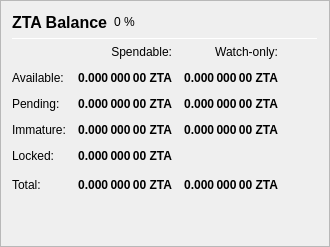
                   <widget class="QFrame" name="frame_Balances">
                    <property name="frameShape">
                     <enum>QFrame::StyledPanel</enum>
                    </property>
                    <property name="frameShadow">
                     <enum>QFrame::Raised</enum>
                    </property>
                    <layout class="QVBoxLayout" name="verticalLayout_4">
                     <item>
                      <layout class="QHBoxLayout" name="horizontalLayout_4">
                       <item>
                        <widget class="QLabel" name="label_5">
                         <property name="minimumSize">
                          <size>
                           <width>0</width>
                           <height>20</height>
                          </size>
                         </property>
                         <property name="font">
                          <font>
                           <pointsize>12</pointsize>
                           <weight>75</weight>
                           <bold>true</bold>
                          </font>
                         </property>
                         <property name="text">
                          <string>ZTA Balance</string>
                         </property>
                        </widget>
                       </item>
                       <item>
                        <widget class="QLabel" name="labelEROTICAPercent">
                         <property name="text">
                          <string notr="true">0 %</string>
                         </property>
                        </widget>
                       </item>
                       <item>
                        <spacer name="horizontalSpacer_3">
                         <property name="orientation">
                          <enum>Qt::Horizontal</enum>
                         </property>
                         <property name="sizeHint" stdset="0">
                          <size>
                           <width>40</width>
                           <height>20</height>
                          </size>
                         </property>
                        </spacer>
                       </item>
                      </layout>
                     </item>
                     <item>
                      <widget class="Line" name="line_Balance">
                       <property name="minimumSize">
                        <size>
                         <width>0</width>
                         <height>1</height>
                        </size>
                       </property>
                       <property name="maximumSize">
                        <size>
                         <width>16777215</width>
                         <height>1</height>
                        </size>
                       </property>
                       <property name="orientation">
                        <enum>Qt::Horizontal</enum>
                       </property>
                      </widget>
                     </item>
                     <item>
                      <layout class="QGridLayout" name="gridLayout">
                       <property name="spacing">
                        <number>12</number>
                       </property>
                       <item row="0" column="1">
                        <widget class="QLabel" name="labelSpendable">
                         <property name="text">
                          <string>Spendable:</string>
                         </property>
                         <property name="alignment">
                          <set>Qt::AlignRight|Qt::AlignTrailing|Qt::AlignVCenter</set>
                         </property>
                        </widget>
                       </item>
                       <item row="0" column="2">
                        <widget class="QLabel" name="labelWatchonly">
                         <property name="text">
                          <string>Watch-only:</string>
                         </property>
                         <property name="alignment">
                          <set>Qt::AlignRight|Qt::AlignTrailing|Qt::AlignVCenter</set>
                         </property>
                        </widget>
                       </item>
                       <item row="1" column="0">
                        <widget class="QLabel" name="labelBalanceText">
                         <property name="text">
                          <string>Available:</string>
                         </property>
                        </widget>
                       </item>
                       <item row="1" column="1">
                        <widget class="QLabel" name="labelBalance">
                         <property name="font">
                          <font>
                           <weight>75</weight>
                           <bold>true</bold>
                          </font>
                         </property>
                         <property name="cursor">
                          <cursorShape>IBeamCursor</cursorShape>
                         </property>
                         <property name="toolTip">
                          <string>Your current spendable balance</string>
                         </property>
                         <property name="text">
                          <string notr="true">0.000 000 00 ZTA</string>
                         </property>
                         <property name="alignment">
                          <set>Qt::AlignRight|Qt::AlignTrailing|Qt::AlignVCenter</set>
                         </property>
                         <property name="textInteractionFlags">
                          <set>Qt::LinksAccessibleByMouse|Qt::TextSelectableByKeyboard|Qt::TextSelectableByMouse</set>
                         </property>
                        </widget>
                       </item>
                       <item row="1" column="2">
                        <widget class="QLabel" name="labelWatchAvailable">
                         <property name="font">
                          <font>
                           <weight>75</weight>
                           <bold>true</bold>
                          </font>
                         </property>
                         <property name="cursor">
                          <cursorShape>IBeamCursor</cursorShape>
                         </property>
                         <property name="toolTip">
                          <string>Your current balance in watch-only addresses</string>
                         </property>
                         <property name="text">
                          <string notr="true">0.000 000 00 ZTA</string>
                         </property>
                         <property name="alignment">
                          <set>Qt::AlignRight|Qt::AlignTrailing|Qt::AlignVCenter</set>
                         </property>
                         <property name="textInteractionFlags">
                          <set>Qt::LinksAccessibleByMouse|Qt::TextSelectableByKeyboard|Qt::TextSelectableByMouse</set>
                         </property>
                        </widget>
                       </item>
                       <item row="2" column="0">
                        <widget class="QLabel" name="labelPendingText">
                         <property name="text">
                          <string>Pending:</string>
                         </property>
                        </widget>
                       </item>
                       <item row="2" column="1">
                        <widget class="QLabel" name="labelUnconfirmed">
                         <property name="font">
                          <font>
                           <weight>75</weight>
                           <bold>true</bold>
                          </font>
                         </property>
                         <property name="cursor">
                          <cursorShape>IBeamCursor</cursorShape>
                         </property>
                         <property name="toolTip">
                          <string>Total of transactions that have yet to be confirmed, and do not yet count toward the spendable balance</string>
                         </property>
                         <property name="text">
                          <string notr="true">0.000 000 00 ZTA</string>
                         </property>
                         <property name="alignment">
                          <set>Qt::AlignRight|Qt::AlignTrailing|Qt::AlignVCenter</set>
                         </property>
                         <property name="textInteractionFlags">
                          <set>Qt::LinksAccessibleByMouse|Qt::TextSelectableByKeyboard|Qt::TextSelectableByMouse</set>
                         </property>
                        </widget>
                       </item>
                       <item row="2" column="2">
                        <widget class="QLabel" name="labelWatchPending">
                         <property name="font">
                          <font>
                           <weight>75</weight>
                           <bold>true</bold>
                          </font>
                         </property>
                         <property name="cursor">
                          <cursorShape>IBeamCursor</cursorShape>
                         </property>
                         <property name="toolTip">
                          <string>Unconfirmed transactions to watch-only addresses</string>
                         </property>
                         <property name="text">
                          <string notr="true">0.000 000 00 ZTA</string>
                         </property>
                         <property name="alignment">
                          <set>Qt::AlignRight|Qt::AlignTrailing|Qt::AlignVCenter</set>
                         </property>
                         <property name="textInteractionFlags">
                          <set>Qt::LinksAccessibleByMouse|Qt::TextSelectableByKeyboard|Qt::TextSelectableByMouse</set>
                         </property>
                        </widget>
                       </item>
                       <item row="3" column="0">
                        <widget class="QLabel" name="labelImmatureText">
                         <property name="text">
                          <string>Immature:</string>
                         </property>
                        </widget>
                       </item>
                       <item row="3" column="1">
                        <widget class="QLabel" name="labelImmature">
                         <property name="font">
                          <font>
                           <weight>75</weight>
                           <bold>true</bold>
                          </font>
                         </property>
                         <property name="cursor">
                          <cursorShape>IBeamCursor</cursorShape>
                         </property>
                         <property name="toolTip">
                          <string>Staked or masternode rewards that has not yet matured</string>
                         </property>
                         <property name="text">
                          <string notr="true">0.000 000 00 ZTA</string>
                         </property>
                         <property name="alignment">
                          <set>Qt::AlignRight|Qt::AlignTrailing|Qt::AlignVCenter</set>
                         </property>
                         <property name="textInteractionFlags">
                          <set>Qt::LinksAccessibleByMouse|Qt::TextSelectableByKeyboard|Qt::TextSelectableByMouse</set>
                         </property>
                        </widget>
                       </item>
                       <item row="3" column="2">
                        <widget class="QLabel" name="labelWatchImmature">
                         <property name="font">
                          <font>
                           <weight>75</weight>
                           <bold>true</bold>
                          </font>
                         </property>
                         <property name="cursor">
                          <cursorShape>IBeamCursor</cursorShape>
                         </property>
                         <property name="toolTip">
                          <string>Staked or masternode rewards in watch-only addresses that has not yet matured</string>
                         </property>
                         <property name="text">
                          <string notr="true">0.000 000 00 ZTA</string>
                         </property>
                         <property name="alignment">
                          <set>Qt::AlignRight|Qt::AlignTrailing|Qt::AlignVCenter</set>
                         </property>
                         <property name="textInteractionFlags">
                          <set>Qt::LinksAccessibleByMouse|Qt::TextSelectableByKeyboard|Qt::TextSelectableByMouse</set>
                         </property>
                        </widget>
                       </item>
                       <item row="4" column="0">
                        <widget class="QLabel" name="labelLockedBalanceText">
                         <property name="toolTip">
                          <string>Locked ZTA or Masternode collaterals. These are excluded from zZTA minting.</string>
                         </property>
                         <property name="text">
                          <string>Locked:</string>
                         </property>
                        </widget>
                       </item>
                       <item row="4" column="1">
                        <widget class="QLabel" name="labelLockedBalance">
                         <property name="font">
                          <font>
                           <weight>75</weight>
                           <bold>true</bold>
                          </font>
                         </property>
                         <property name="cursor">
                          <cursorShape>IBeamCursor</cursorShape>
                         </property>
                         <property name="toolTip">
                          <string>Locked ZTA or Masternode collaterals. These are excluded from zZTA minting.</string>
                         </property>
                         <property name="text">
                          <string notr="true">0.000 000 00 ZTA</string>
                         </property>
                         <property name="alignment">
                          <set>Qt::AlignRight|Qt::AlignTrailing|Qt::AlignVCenter</set>
                         </property>
                         <property name="textInteractionFlags">
                          <set>Qt::LinksAccessibleByMouse|Qt::TextSelectableByKeyboard|Qt::TextSelectableByMouse</set>
                         </property>
                        </widget>
                       </item>
                       <item row="5" column="0">
                        <widget class="QLabel" name="labelTotalText">
                         <property name="toolTip">
                          <string>Your current ZTA balance, unconfirmed and immature transactions included</string>
                         </property>
                         <property name="text">
                          <string>Total:</string>
                         </property>
                        </widget>
                       </item>
                       <item row="5" column="1">
                        <widget class="QLabel" name="labelTotal">
                         <property name="font">
                          <font>
                           <weight>75</weight>
                           <bold>true</bold>
                          </font>
                         </property>
                         <property name="cursor">
                          <cursorShape>IBeamCursor</cursorShape>
                         </property>
                         <property name="toolTip">
                          <string>Your current ZTA balance, unconfirmed and immature transactions included</string>
                         </property>
                         <property name="text">
                          <string notr="true">0.000 000 00 ZTA</string>
                         </property>
                         <property name="alignment">
                          <set>Qt::AlignRight|Qt::AlignTrailing|Qt::AlignVCenter</set>
                         </property>
                         <property name="textInteractionFlags">
                          <set>Qt::LinksAccessibleByMouse|Qt::TextSelectableByKeyboard|Qt::TextSelectableByMouse</set>
                         </property>
                        </widget>
                       </item>
                       <item row="5" column="2">
                        <widget class="QLabel" name="labelWatchTotal">
                         <property name="font">
                          <font>
                           <weight>75</weight>
                           <bold>true</bold>
                          </font>
                         </property>
                         <property name="cursor">
                          <cursorShape>IBeamCursor</cursorShape>
                         </property>
                         <property name="toolTip">
                          <string>Current total balance in watch-only addresses</string>
                         </property>
                         <property name="text">
                          <string notr="true">0.000 000 00 ZTA</string>
                         </property>
                         <property name="alignment">
                          <set>Qt::AlignRight|Qt::AlignTrailing|Qt::AlignVCenter</set>
                         </property>
                         <property name="textInteractionFlags">
                          <set>Qt::LinksAccessibleByMouse|Qt::TextSelectableByKeyboard|Qt::TextSelectableByMouse</set>
                         </property>
                        </widget>
                       </item>
                       <item row="5" column="3">
                        <spacer name="horizontalSpacer_9">
                         <property name="orientation">
                          <enum>Qt::Horizontal</enum>
                         </property>
                         <property name="sizeHint" stdset="0">
                          <size>
                           <width>40</width>
                           <height>20</height>
                          </size>
                         </property>
                        </spacer>
                       </item>
                      </layout>
                     </item>
                     <item>
                      <spacer name="verticalSpacer_3">
                       <property name="orientation">
                        <enum>Qt::Vertical</enum>
                       </property>
                       <property name="sizeHint" stdset="0">
                        <size>
                         <width>20</width>
                         <height>40</height>
                        </size>
                       </property>
                      </spacer>
                     </item>
                    </layout>
                   </widget>
